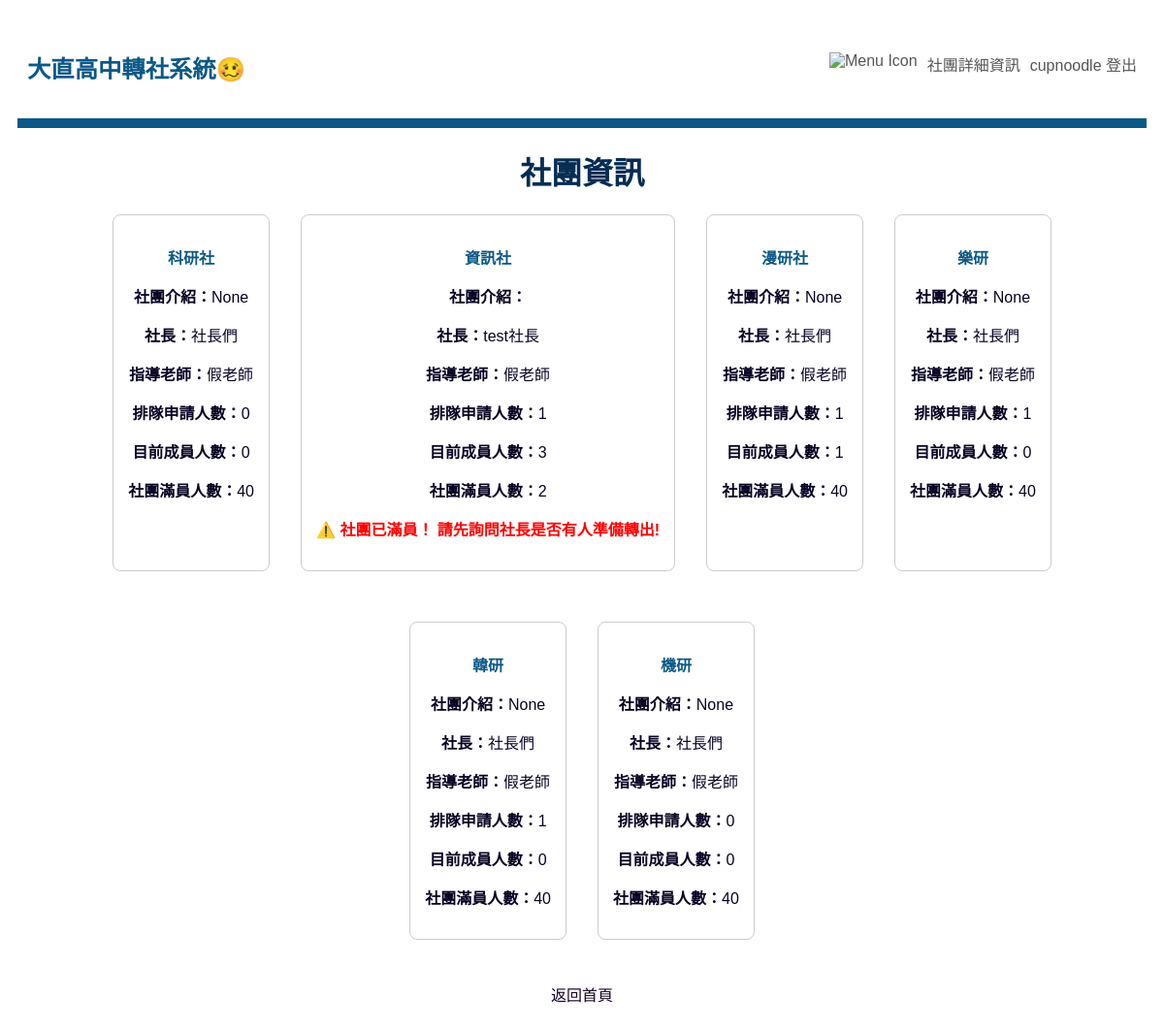
Screenshot of /transfer/detail/ (signed in) with the database file from the repository.
### transfer/models.py (models this page shows, shortened)
class Club(models.Model):
    name = models.CharField(max_length=100, unique=True, verbose_name="社團名稱")
    max_participants = models.IntegerField(verbose_name="人數上限")
    founder = models.ForeignKey(User, on_delete=models.SET_NULL, null = True,related_name='founded_clubs', verbose_name="社長")
    teacher = models.ForeignKey(User, on_delete=models.SET_NULL, null = True, related_name='taught_clubs', verbose_name="指導老師")
    description = models.TextField(max_length=200, unique=True, verbose_name="社團介紹", blank=True, null=True)

### transfer/views.py (the view)
# urls.py: path('detail/', views.detail, name='club_detail'),
def detail(request):
    clubs = Club.objects.all()
    return render(request, 'transfer/detail.html', {'clubs': clubs})

### transfer/templates/transfer/detail.html (shortened to what this page needs)
{% extends "base.html" %}
{% block main %}
    <body>
        <h1>社團資訊</h1>
        <nav class="info-list">
            {% for club in clubs %}
                <nav class="info" style="border: 1px solid #ccc; padding: 15px; margin-bottom: 20px; border-radius: 8px;">
                    <p style="color: #0b5887;"><strong>{{ club.name }}</strong></p>
                    <p><strong>社團介紹：</strong>{{ club.description }}</p>
                    <p><strong>社長：</strong>{{ club.founder.username }}</p>
                    <p><strong>指導老師：</strong>{{ club.teacher.username }}</p>
                    <p><strong>排隊申請人數：</strong>{{ club.incoming_requests.count }}</p>
                    <p><strong>目前成員人數：</strong>{{ club.members.count }}</p>
                    <p><strong>社團滿員人數：</strong>{{ club.max_participants }}</p>
                    {% if club.members.count >= club.max_participants %}
                        <p style="color: red; font-weight: bold;">⚠️ 社團已滿員！
                            請先詢問社長是否有人準備轉出!</p>
                    {% endif %}
                </nav>
            {% endfor %}
        </nav>
        <p><a href="{% url 'index' %}">返回首頁</a></p>
    </body>
{% endblock %}

### transfer/templates/base.html (shortened to what this page needs)
{% load static %}
<!DOCTYPE html>
<html lang="zn-hant">
<head>
    <link rel="stylesheet" href="{% static 'style.css' %}">
</head>
<body>
    <nav class="toolbar">
        <div class="toolbar-logo" href="{% url 'index' %}">
            <h3><strong>大直高中轉社系統🥴</strong></h3>
        </div>
        <div class="toolbar-menu">
            <a class="toolbar-item" href="{% url 'index' %}"><img src="https://cdn-icons-png.flaticon.com/512/1946/1946488.png" alt="Menu Icon" style="width:24px; height:24px;"></a>
            <a class="toolbar-item" href="{% url 'club_detail' %}">社團詳細資訊</a>
            {% if not user.is_authenticated %}
                <a class="toolbar-item" href="{% url 'login' %}">登入</a>
            {% else %}
                <form class="toolbar-item" action="{% url 'logout' %}" method="post" style="display:inline;">
                    {{ user }}
                    <button type="submit" class="toolbar-item" style="background:none;border:none;padding:0;">登出</button>
                </form>
            {% endif %}
        </div>
    </nav>
    {% block main %}{% endblock %}
</body>
</html>

### static/style.css (style rules this page uses)
body { font-family: "Microsoft JhengHei", sans-serif; background-color: #ffffff; color: #070323; padding: 10px; text-align: center; }
h1 { color: #042c54; }
a { color: #160328; text-decoration: none; }
.toolbar { display: flex; justify-content: space-between; align-items: center; background-color: #ffffff; padding: 10px 10px; border-bottom: 10px solid #0b5887; }
.toolbar-logo { font-size: 1.3rem; font-weight: bold; color: #0b5887; }
.toolbar-menu { display: flex; gap: 10px; }
.toolbar-item { color: #555555; font-weight: 500; font-size: 1rem; padding-bottom: 5px; border-bottom: 3px solid transparent; transition: all 0.2s ease-in-out; }
nav.info { border: 1px solid #ccc; padding: 15px; margin-bottom: 20px; border-radius: 8px; }
.info-list { display: flex; flex-wrap: wrap; gap: 32px; justify-content: center; margin-bottom: 24px; padding: 0 32px; background-color: #ffffff; }

### rows the page displays
Club: name "科研社", description "None", founder.username "社長們", teacher.username "假老師", incoming_requests.count "0", members.count "0", max_participants "40"
Club: name "資訊社", founder.username "test社長", teacher.username "假老師", incoming_requests.count "1", members.count "3", max_participants "2", shows "⚠️ 社團已滿員！ 請先詢問社長是否有人準備轉出!"
Club: name "漫研社", description "None", founder.username "社長們", teacher.username "假老師", incoming_requests.count "1", members.count "1", max_participants "40"
Club: name "樂研", description "None", founder.username "社長們", teacher.username "假老師", incoming_requests.count "1", members.count "0", max_participants "40"
Club: name "韓研", description "None", founder.username "社長們", teacher.username "假老師", incoming_requests.count "1", members.count "0", max_participants "40"
Club: name "機研", description "None", founder.username "社長們", teacher.username "假老師", incoming_requests.count "0", members.count "0", max_participants "40"

### other values shown
{{ user }} "cupnoodle"
